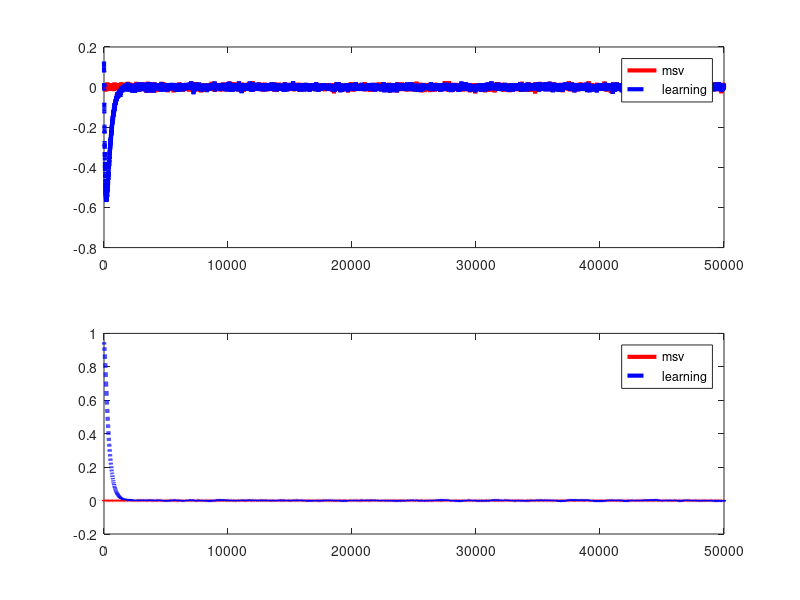
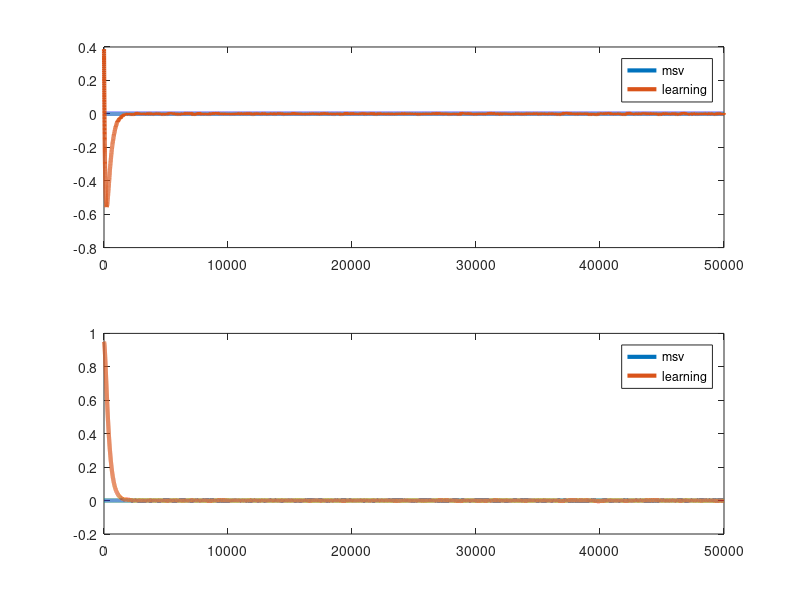

These charts were generated, in order, by the following MATLAB code:
clear;clc;close all;
%rng(1);

%calibration
sigma=2; kappa=0.05; beta=0.99; rho=0; phi_y=.5;phi_pinf=1.5;eta_var=0.01;
i_star=(1/beta)-1;

%matrices
A= [ 1+phi_y/sigma, phi_pinf/sigma;-kappa 1];
B = [0;0];
C=[1,1/sigma;0,beta];
D=[1;0];

gamma1=A^(-1)*B;gamma2=A^(-1)*C;gamma3=A^(-1)*D;

a=gamma3;

%simulation
N=50000;
eta=normrnd(0,eta_var,[N 1]);
% 
eps_y=nan(N,1);
eps_y(1)=eta(1);
for jj=2:N
    eps_y(jj)=rho*eps_y(jj-1)+eta(jj);
end

z=eps_y*a';



z_learning=nan(N,2);
% z_learning(1,:)=zeros(2,1);
expectations=nan(N,2);
expectations(1,:)=rand(2,1);

for jj=1:N

    gain=.05;
    if jj>1
    expectations(jj,:)=gain*z_learning(jj-1,:)+(1-gain)*expectations(jj-1,:);
    end
   z_learning(jj,:)=(gamma2*expectations(jj,:)')+gamma3*eps_y(jj);
   
 
end

figure;
subplot(2,1,1);
plot(z(:,1),'lineWidth',3,'color','red');
hold on;
plot(z_learning(:,1),'lineWidth',3,'color','blue','lineStyle','--');
legend('msv','learning');
subplot(2,1,2);
plot(z(:,2),'lineWidth',3,'color','red');
hold on;
plot(z_learning(:,2),'lineWidth',3,'color','blue','lineStyle','--');
legend('msv','learning');


figure;
subplot(2,1,1);
plot(gamma1(1)*ones(N,1),'lineWidth',3);
hold on;
plot(expectations(:,1),'lineWidth',3);
legend('msv','learning');

subplot(2,1,2);
plot(gamma1(2)*ones(N,1),'lineWidth',3);
hold on;
plot(expectations(:,2),'lineWidth',3);
legend('msv','learning');


   
